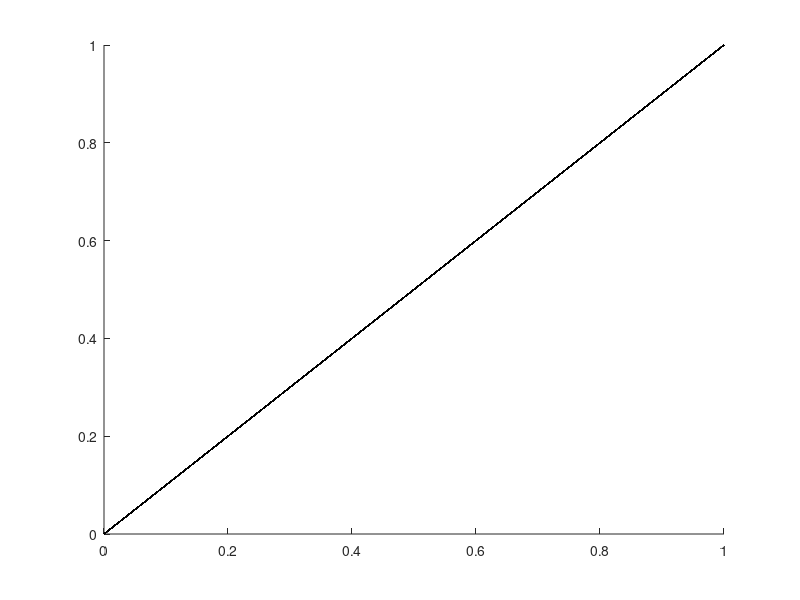
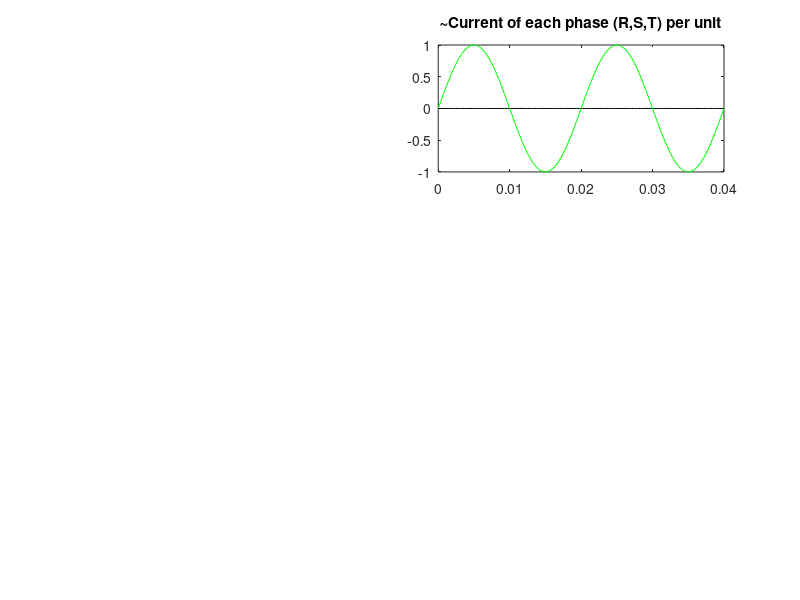

Recreate these plots in MATLAB, in order. (Note: this script raises an error after producing the figures.)
%% Clearing variables and close windoes and clearing command window

close all
clear
clc

tic;
%% 

%opengl hardware;



%% File Name

%filename = 'Par_NO_Ideal_Animated5.gif';       % Specify the output file name
%%gifc = 1 ;                                   %1==yes or 0==no ==> creating .gif animation file

%% variables definition:

j=1i;                      %j=[0+1i]
f=50;                      %frequency
P=1/f;                     %Period
n=100;                     %Number of time steps
t=linspace(0,2*P,n);       %time
%w=2*pi*f                  %angular frequency(Omega) (rad/s)
Bm=1;                      %amplitude of Mfield produced by each phase
m=round(sqrt(n))+1;
wtd=360*f*t;               %[omega]*t (degree)
wtr=2*pi*f*t;              %[omega]*t (radian)

%% Here we can make fault:

R = 1   ;%+  0.10*sin(1.*wtr)   -  0.05 ;                  %Br=R*Bm*sin(w*t);
S = 1  ;%+  0.19*sin(3.*wtr)   -  0.50 ;                  %Bs=S*Bm*sin(w*t-2*pi/3);
T =  1;%  +  0.10*sin(2.*wtr)   -  0.20 ;                  %Bt=T*Bm*sin(w*t+2*pi/3);

A=1.0 ; B=1.0 ;                             %Bnet :: [theta,Bn]=cart2pol(A*Nx,B*Ny);

%     R=1;S=1;T=1;                             %

%% Magnetic Fields definition:

Br=(Bm*R).*sin(wtr)          ;% +     0.10*(Bm*R).*sin(3*wtr);             %Mfield produced by   phase  'R'  color=Black  +   3rd Harmonic
Bs=(Bm*S).*sin(wtr-2*pi/3)   ;% +     0.15*(Bm*S).*sin(3*(wtr-2*pi/3));    %Mfield produced by   phase  'S'  color=Blue   +   3rd Harmonic
Bt=(Bm*T).*sin(wtr+2*pi/3)   ;% +     0.12*(Bm*T).*sin(3*(wtr+2*pi/3));    %Mfield produced by   phase  'T'  color=Pink   +   3rd Harmonic

%% Mfields in cartesian coordinates:

[Rx,Ry]=pol2cart(0,Br);
%Rx=Br;Ry=Br-Br;
[Sx,Sy]=pol2cart(-2*pi/3,Bs);
%Sx=Bs*cos(-2*pi/3);Sy=Bs*sin(-2*pi/3);
[Tx,Ty]=pol2cart(2*pi/3,Bt);
%Tx=Bt*cos(2*pi/3);Ty=Bt*sin(2*pi/3);

%% Avaluating Bnet vector:

Nx=A.*(Rx+Sx+Tx);
Ny=B.*(Ry+Sy+Ty);

%%  Bnet in polar coordinates

[theta,Bn]=cart2pol(Nx,Ny);      %Bnet Mfield      color=Red

%% Wave shapes and geometrical positions

c1=sin(wtr)+j*cos(wtr);
c2=1.5*c1;
%     cr=max(R)*c1;
%     cs=max(S)*c1;
%     ct=max(T)*c1;
cN=Nx+j*Ny;
ir=(Bm).*sin(wtr);             %Ideal wave form of R
is=(Bm).*sin(wtr-2*pi/3);       %Ideal wave form of S
it=(Bm).*sin(wtr+2*pi/3);       %Ideal wave form of T
in=t-(-1.5+t);
iz=zeros(1,n);

%% Pre-allocating MField Vectors
a(n)=line;                  %a,b,c are M.field Vectors
for ii=1:n    
    a(ii)=line;    
end
b=a;
c=b;
d=c;
close;
%% Somthing for creating Animation

% if (gifc == 1)    
%     im=cell(m);    
%     frame=struct('cdata',[],'colormap',[]);    
% end

%%

%   rd=zeros(1,n);
%   sd=rd;
%   td=rd;
%   tt=t-(t-1.5);

%% Openning a Figure

figure('Renderer','OpenGL','NumberTitle','off','Name','Magnetic Fields in a 3phase-Stator By H.Najafi','Units','centimeters','Position',[0.25 2 40 18]);

%% Animated Lines

subplot(3,4,[3,4]);
%plot([t,iz],'Color','k','LineWidth',0.5,[t,ir],'Color','g','LineWidth',1);
plot(t,iz,'k',t,ir,'g');
title('~Current of each phase (R,S,T) per unit');
ral=animatedline('Color','k','LineWidth',1.5,'MaximumNumPoints',n);
ylim([-1.5 1.5]);xlim([0 max(t)]);grid on;grid minor;
ax = gca;
ax.YLabel.String = 'R';
ax.YLabel.FontSize = 10;



subplot(3,4,[7,8]);
plot(t,iz,'k',t,is,'g');
sal=animatedline('Color','b','LineWidth',1.5,'MaximumNumPoints',n);
ylim([-1.5 1.5]);xlim([0 max(t)]);grid on;grid minor;
ax = gca;
ax.YLabel.String = 'S';
ax.YLabel.FontSize = 10;

subplot(3,4,[11,12]);
plot(t,iz,'k',t,it,'g');
tal=animatedline('Color','m','LineWidth',1.5,'MaximumNumPoints',n);
ylim([-1.5 1.5]);xlim([0 max(t)]);grid on;grid minor;
ax = gca;
ax.YLabel.String = 'T';
ax.YLabel.FontSize = 10;
ax.XLabel.String = 'Time';
ax.XLabel.FontSize = 10;
ax.XLabel.FontWeight='bold';

subplot(3,4,[9,10]);
plot(wtd,in,'g','LineWidth',0.75);
nal=animatedline('Color','r','LineWidth',1.5,'MaximumNumPoints',n);
%ylim([-2 2]);
xlim([0 max(wtd)]);grid on; grid minor;
ax = gca;
ax.YLabel.String  = 'Amplitude of Bnet';
ax.YLabel.FontSize = 10;
ax.YLabel.FontWeight ='bold';
ax.XTickMode = 'manual';
ax.XTick = linspace(0,max(wtd),13);
ax.XLabel.String = 'Position of Bnet(0-360 Degree)';
ax.XLabel.FontSize = 10;
ax.XLabel.FontWeight='bold';

subplot(3,4,[1,2,5,6]);
plot(cN,'r','LineWidth',2);
title('Magnetic Fields');
ax = gca;
ax.XLabel.String = 'Hamed Najafipour (S.R.T.T.U.-1396)';ax.XLabel.FontSize = 10;ax.XLabel.FontWeight='bold';
%axis square;
axis([-1.7 1.7 -1.7 1.7]);
axis equal;
grid on;
grid minor;
hold on;

plot(c1,'g','LineWidth',1);
plot(c2,'g','LineWidth',1);
plot(cN,'r','LineWidth',1);

%%

%%

for ii=1:n        
    a(ii)=plot([0 Nx(ii)],[0 Ny(ii)],'r','Marker','o','LineWidth',1.5,'Visible','off');    
    b(ii)=plot([0 Rx(ii)],[0 Ry(ii)],'k','Marker','o','LineWidth',1.0,'Visible','off');
    c(ii)=plot([0 Sx(ii)],[0 Sy(ii)],'b','Marker','o','LineWidth',1.0,'Visible','off');
    d(ii)=plot([0 Tx(ii)],[0 Ty(ii)],'m','Marker','o','LineWidth',1.0,'Visible','off');
end
%%
toc;tic;
%%

for ii=1:n
    
    a(ii).Visible='on';
    b(ii).Visible='on';
    c(ii).Visible='on';
    d(ii).Visible='on';
    
    subplot(3,4,[3,4]);
    addpoints(ral,t(ii),Br(ii));
    drawnow limitrate ;
 
    subplot(3,4,[7,8]);
    addpoints(sal,t(ii),Bs(ii));
    drawnow limitrate ;    
    
    subplot(3,4,[11,12]);
    addpoints(tal,t(ii),Bt(ii));
    drawnow limitrate ;

    subplot(3,4,[9,10]);
    addpoints(nal,wtd(ii),Bn(ii));
    drawnow;% limitrate ;

%     if (gifc == 1)
%         frame(ii) = getframe(1);
%         im{ii} = frame2im(frame(ii));
%     end

    a(ii).Visible='off';
    b(ii).Visible='off';
    c(ii).Visible='off';
    d(ii).Visible='off';
    
end
%% Movie
%     close;
%     fig=figure('NumberTitle','off','Name',['Magnetic Fields in the Stator',date],'Units','centimeters','Position',[0.25 2 40 18]);
%     movie(fig,frame,2);
%% These following codes are written for exporting plots to a .gif (animation) file

% % if (gifc == 1)
% %     %close;
% %     figure;
% %     nImages=length(t);
% %     for idx = 1:nImages
% %         subplot(m,m,idx)
% %         imshow(im{idx});
% %     end    
% %     
% %     for idx = 1:nImages
% %         [A,map] = rgb2ind(im{idx},256);
% %         if idx == 1
% %             imwrite(A,map,filename,'gif','LoopCount',Inf,'DelayTime',0);
% %         else
% %             imwrite(A,map,filename,'gif','WriteMode','append','DelayTime',0);
% %         end
% %     end
% %     
% %end
%%
close all;
toc;

%% The End... ...!?
